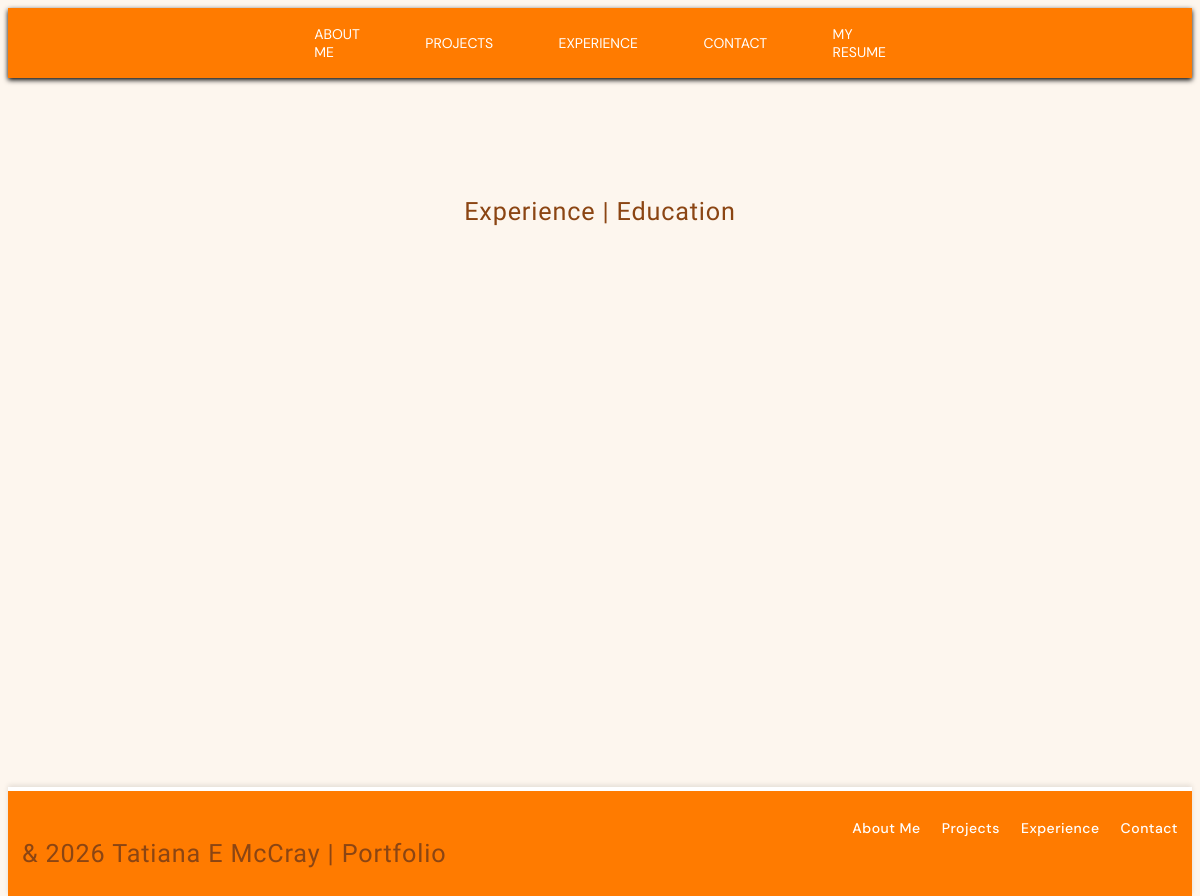
The page /experience/ on the database as committed earlier.
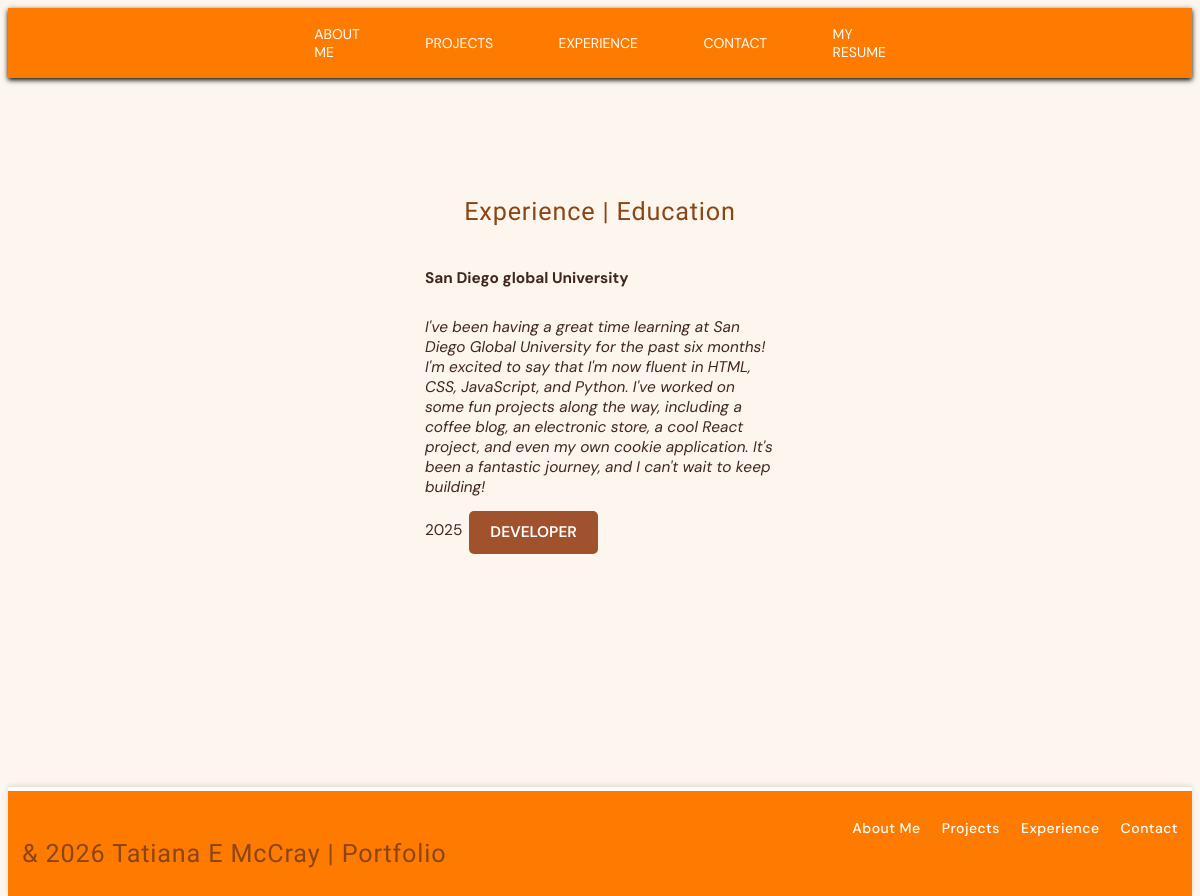
The same page on the database as committed later.
### portfolio/models.py (models this page shows, shortened)
class Experience(models.Model):
    school = models.CharField(max_length=50)
    description = models.TextField()
    year = models.IntegerField()
    position = models.ManyToManyField("Position")

class Position(models.Model):
    title = models.CharField(max_length=100)

### portfolio/views.py (the view)
# urls.py: path('experience/', views.experience_view, name= "experience"),
def experience_view(request):
    experiences = Experience.objects.all()
    return render(request, 'portfolio/experience.html', {'experiences': experiences})

### templates/portfolio/experience.html (shortened to what this page needs)
{% extends 'base.html' %}
{% load static %}
{% block content %}
<section class="experience-section center-column">
  <h2>Experience | Education</h2>
  <div class="experience-list">
    {% for experience in experiences %}
    <div class="experience-card">
      <p>{{experience.school}}</p>
      <p>{{experience.description}}</p>
      <p>{{experience.year}}</p>
      {% for position in experience.position.all %}
      <div class="skills-container center">
        <label class="text-label">{{position.title}}</label>
        {% endfor %}
      </div>
    </div>
    {% endfor %}
  </div>
</section>
{% endblock content %}

Rows that differ between the two databases and show on the page:
added Experience: school "San Diego global University", description "I've been having a great time learning at San Diego Global University for the past six months! I'm excited to say that I'm now fluent in HTML, CSS, JavaScript, and Python. I've worked on some fun projects along the way, including a coffee blog, an electronic store, a cool React project, and even my own cookie application. It's been a fantastic journey, and I can't wait to keep building!", year "2025"
added Position: title "DEVELOPER"
